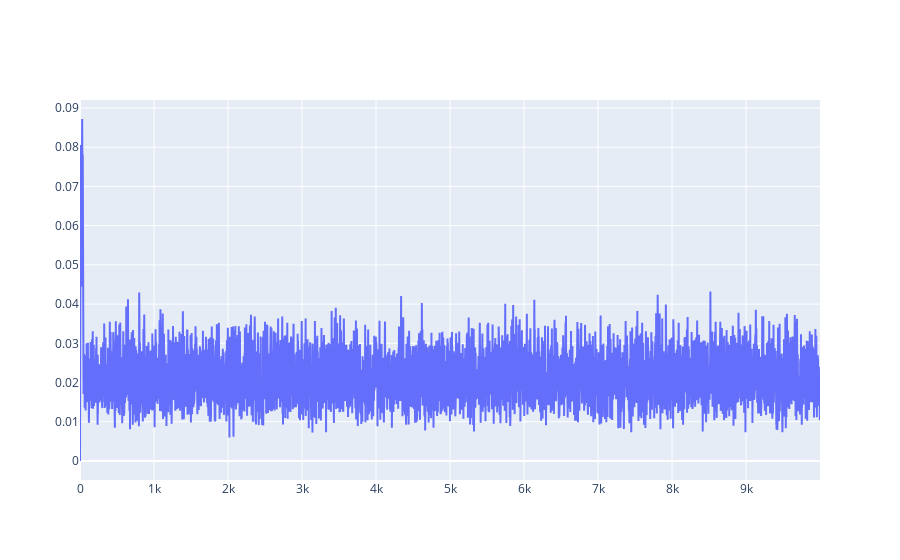

Write notebook code for a chart like this one.
### Code cell
fig = go.Figure()
fig.add_trace(go.Scatter(x = np.arange(int(T/dt)), 
                                y = np.mean(m, axis = 0),
                                mode = "lines"))
fig.show()

### Figure 1 — Plotly figure (JSON) as saved in the notebook; plotly's stock layout.template omitted (floating-point values rounded to 4 significant figures; data arrays with more than 128 entries replaced by an {"elided": "..."} marker saying what was removed)
{"data": [{"mode": "lines", "type": "scatter", "x": {"elided": "10000 int values"}, "y": {"elided": "10000 float values"}}], "layout": {}}
